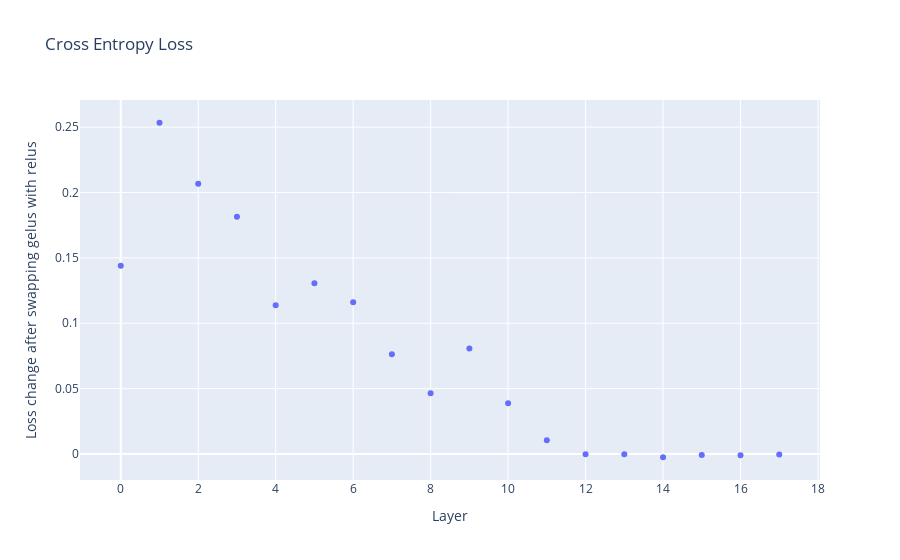
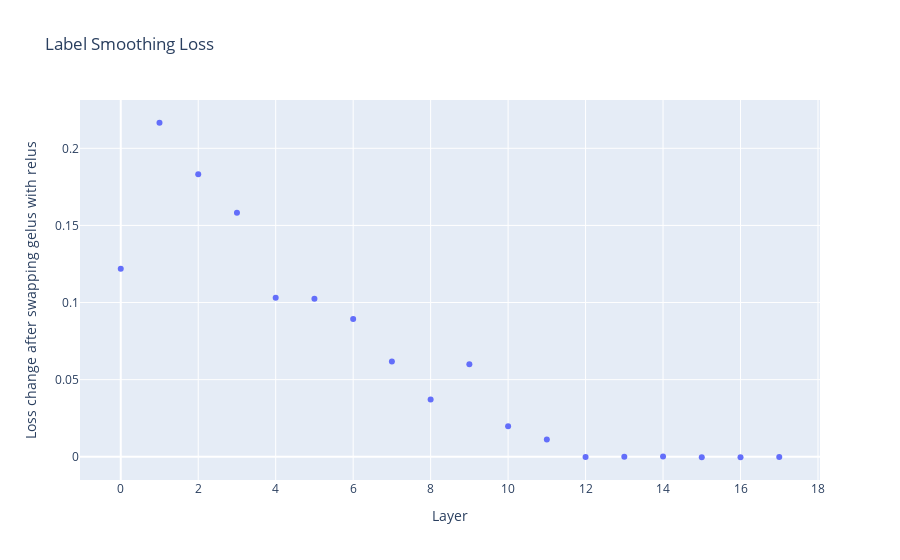

Here is the notebook cell these charts were saved with, in order:
### Code cell
import plotly.express as px
import torch

data = torch.load('gelu_to_relu_results.pt')
ce_losses = data['ce_losses_by_relud_layer']
ce_loss = data['normal_ce_loss']

ls_losses = data['ls_losses_by_relud_layer']
ls_loss = data['normal_ls_loss']

fig = px.scatter(y=ce_losses - ce_loss, title="Cross Entropy Loss change")
fig.update_layout(xaxis_title="Layer", yaxis_title="Loss change after swapping gelus with relus")
fig.show()

fig = px.scatter(y=ls_losses - ls_loss, title="Label Smoothing Loss change")
fig.update_layout(xaxis_title="Layer", yaxis_title="Loss change after swapping gelus with relus")
fig.show()

### Figure 1 — Plotly figure (JSON) as saved in the notebook; plotly's stock layout.template omitted (floating-point values rounded to 4 significant figures)
{"data": [{"hovertemplate": "x=%{x}<br>y=%{y}<extra></extra>", "legendgroup": "", "marker": {"color": "#636efa", "symbol": "circle"}, "mode": "markers", "name": "", "orientation": "v", "showlegend": false, "type": "scatter", "x": [0, 1, 2, 3, 4, 5, 6, 7, 8, 9, 10, 11, 12, 13, 14, 15, 16, 17], "xaxis": "x", "y": [0.144, 0.2534, 0.2067, 0.1815, 0.1137, 0.1306, 0.1162, 0.07632, 0.04644, 0.08067, 0.03881, 0.01063, -0.0001023, -0.0001904, -0.002463, -0.0007446, -0.0008916, -0.0003772], "yaxis": "y"}], "layout": {"legend": {"tracegroupgap": 0}, "title": {"text": "Cross Entropy Loss"}, "xaxis": {"anchor": "y", "domain": [0, 1], "title": {"text": "Layer"}}, "yaxis": {"anchor": "x", "domain": [0, 1], "title": {"text": "Loss change after swapping gelus with relus"}}}}

### Figure 2 — Plotly figure (JSON) as saved in the notebook; plotly's stock layout.template omitted (floating-point values rounded to 4 significant figures)
{"data": [{"hovertemplate": "x=%{x}<br>y=%{y}<extra></extra>", "legendgroup": "", "marker": {"color": "#636efa", "symbol": "circle"}, "mode": "markers", "name": "", "orientation": "v", "showlegend": false, "type": "scatter", "x": [0, 1, 2, 3, 4, 5, 6, 7, 8, 9, 10, 11, 12, 13, 14, 15, 16, 17], "xaxis": "x", "y": [0.1218, 0.2166, 0.1832, 0.1583, 0.1031, 0.1024, 0.08939, 0.06184, 0.03714, 0.05997, 0.01973, 0.01118, -0.0001, -1.597e-05, 9.942e-05, -0.000313, -0.0002617, -0.0001228], "yaxis": "y"}], "layout": {"legend": {"tracegroupgap": 0}, "title": {"text": "Label Smoothing Loss"}, "xaxis": {"anchor": "y", "domain": [0, 1], "title": {"text": "Layer"}}, "yaxis": {"anchor": "x", "domain": [0, 1], "title": {"text": "Loss change after swapping gelus with relus"}}}}
